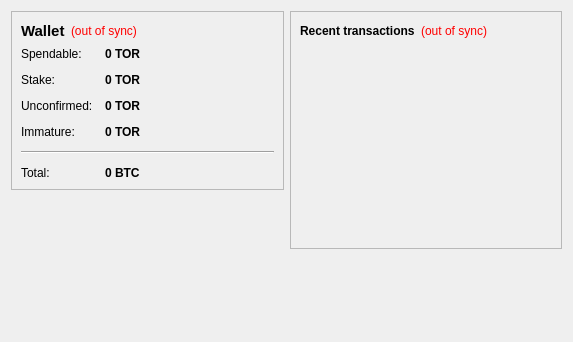
<?xml version="1.0" encoding="UTF-8"?>
<ui version="4.0">
 <class>OverviewPage</class>
 <widget class="QWidget" name="OverviewPage">
  <property name="geometry">
   <rect>
    <x>0</x>
    <y>0</y>
    <width>573</width>
    <height>342</height>
   </rect>
  </property>
  <property name="windowTitle">
   <string>Form</string>
  </property>
  <layout class="QHBoxLayout" name="horizontalLayout" stretch="1,1">
   <item>
    <layout class="QVBoxLayout" name="verticalLayout_2">
     <item>
      <widget class="QFrame" name="frame">
       <property name="frameShape">
        <enum>QFrame::StyledPanel</enum>
       </property>
       <property name="frameShadow">
        <enum>QFrame::Raised</enum>
       </property>
       <layout class="QVBoxLayout" name="verticalLayout_4">
        <item>
         <layout class="QHBoxLayout" name="horizontalLayout_4">
          <item>
           <widget class="QLabel" name="label_5">
            <property name="font">
             <font>
              <pointsize>11</pointsize>
              <weight>75</weight>
              <bold>true</bold>
             </font>
            </property>
            <property name="text">
             <string>Wallet</string>
            </property>
           </widget>
          </item>
          <item>
           <widget class="QLabel" name="labelWalletStatus">
            <property name="toolTip">
             <string>The displayed information may be out of date. Your wallet automatically synchronizes with the WinCoin network after a connection is established, but this process has not completed yet.</string>
            </property>
            <property name="styleSheet">
             <string notr="true">QLabel { color: red; }</string>
            </property>
            <property name="text">
             <string notr="true">(out of sync)</string>
            </property>
            <property name="alignment">
             <set>Qt::AlignLeading|Qt::AlignLeft|Qt::AlignVCenter</set>
            </property>
           </widget>
          </item>
          <item>
           <spacer name="horizontalSpacer_2">
            <property name="orientation">
             <enum>Qt::Horizontal</enum>
            </property>
            <property name="sizeHint" stdset="0">
             <size>
              <width>40</width>
              <height>20</height>
             </size>
            </property>
           </spacer>
          </item>
         </layout>
        </item>
        <item>
         <layout class="QFormLayout" name="formLayout_2">
          <property name="fieldGrowthPolicy">
           <enum>QFormLayout::AllNonFixedFieldsGrow</enum>
          </property>
          <property name="horizontalSpacing">
           <number>12</number>
          </property>
          <property name="verticalSpacing">
           <number>12</number>
          </property>
          <item row="0" column="0">
           <widget class="QLabel" name="label">
            <property name="text">
             <string>Spendable:</string>
            </property>
           </widget>
          </item>
          <item row="0" column="1">
           <widget class="QLabel" name="labelBalance">
            <property name="font">
             <font>
              <weight>75</weight>
              <bold>true</bold>
             </font>
            </property>
            <property name="cursor">
             <cursorShape>IBeamCursor</cursorShape>
            </property>
            <property name="toolTip">
             <string>Your current spendable balance</string>
            </property>
            <property name="text">
             <string notr="true">0 TOR</string>
            </property>
            <property name="textInteractionFlags">
             <set>Qt::LinksAccessibleByMouse|Qt::TextSelectableByKeyboard|Qt::TextSelectableByMouse</set>
            </property>
           </widget>
          </item>
          <item row="1" column="0">
           <widget class="QLabel" name="label_6">
            <property name="text">
             <string>Stake:</string>
            </property>
           </widget>
          </item>
          <item row="1" column="1">
           <widget class="QLabel" name="labelStake">
            <property name="font">
             <font>
              <weight>75</weight>
              <bold>true</bold>
             </font>
            </property>
            <property name="cursor">
             <cursorShape>IBeamCursor</cursorShape>
            </property>
            <property name="toolTip">
             <string>Total of coins that was staked, and do not yet count toward the current balance</string>
            </property>
            <property name="text">
             <string notr="true">0 TOR</string>
            </property>
            <property name="textInteractionFlags">
             <set>Qt::LinksAccessibleByMouse|Qt::TextSelectableByKeyboard|Qt::TextSelectableByMouse</set>
            </property>
           </widget>
          </item>
          <item row="2" column="0">
           <widget class="QLabel" name="label_3">
            <property name="text">
             <string>Unconfirmed:</string>
            </property>
           </widget>
          </item>
          <item row="2" column="1">
           <widget class="QLabel" name="labelUnconfirmed">
            <property name="font">
             <font>
              <weight>75</weight>
              <bold>true</bold>
             </font>
            </property>
            <property name="cursor">
             <cursorShape>IBeamCursor</cursorShape>
            </property>
            <property name="toolTip">
             <string>Total of transactions that have yet to be confirmed, and do not yet count toward the current balance</string>
            </property>
            <property name="text">
             <string notr="true">0 TOR</string>
            </property>
            <property name="textInteractionFlags">
             <set>Qt::LinksAccessibleByMouse|Qt::TextSelectableByKeyboard|Qt::TextSelectableByMouse</set>
            </property>
           </widget>
          </item>
          <item row="3" column="0">
           <widget class="QLabel" name="labelImmatureText">
            <property name="text">
             <string>Immature:</string>
            </property>
           </widget>
          </item>
          <item row="3" column="1">
           <widget class="QLabel" name="labelImmature">
            <property name="font">
             <font>
              <weight>75</weight>
              <bold>true</bold>
             </font>
            </property>
            <property name="toolTip">
             <string>Mined balance that has not yet matured</string>
            </property>
            <property name="text">
             <string notr="true">0 TOR</string>
            </property>
            <property name="textInteractionFlags">
             <set>Qt::LinksAccessibleByMouse|Qt::TextSelectableByKeyboard|Qt::TextSelectableByMouse</set>
            </property>
           </widget>
          </item>
          <item row="4" column="0" colspan="2">
           <widget class="Line" name="line">
            <property name="orientation">
             <enum>Qt::Horizontal</enum>
            </property>
           </widget>
          </item>
          <item row="5" column="0">
           <widget class="QLabel" name="labelTotalText">
            <property name="text">
             <string>Total:</string>
            </property>
           </widget>
          </item>
          <item row="5" column="1">
           <widget class="QLabel" name="labelTotal">
            <property name="font">
             <font>
              <weight>75</weight>
              <bold>true</bold>
             </font>
            </property>
            <property name="cursor">
             <cursorShape>IBeamCursor</cursorShape>
            </property>
            <property name="toolTip">
             <string>Your current total balance</string>
            </property>
            <property name="text">
             <string notr="true">0 BTC</string>
            </property>
            <property name="textInteractionFlags">
             <set>Qt::LinksAccessibleByMouse|Qt::TextSelectableByKeyboard|Qt::TextSelectableByMouse</set>
            </property>
           </widget>
          </item>
         </layout>
        </item>
       </layout>
      </widget>
     </item>
     <item>
      <spacer name="verticalSpacer">
       <property name="orientation">
        <enum>Qt::Vertical</enum>
       </property>
       <property name="sizeHint" stdset="0">
        <size>
         <width>20</width>
         <height>40</height>
        </size>
       </property>
      </spacer>
     </item>
     <item>
      <widget class="QLabel" name="label_2">
       <property name="text">
        <string/>
       </property>
       <property name="pixmap">
        <pixmap resource="../bitcoin.qrc">:/icons/WinCoin</pixmap>
       </property>
      </widget>
     </item>
    </layout>
   </item>
   <item>
    <layout class="QVBoxLayout" name="verticalLayout_3">
     <item>
      <widget class="QFrame" name="frame_2">
       <property name="frameShape">
        <enum>QFrame::StyledPanel</enum>
       </property>
       <property name="frameShadow">
        <enum>QFrame::Raised</enum>
       </property>
       <layout class="QVBoxLayout" name="verticalLayout">
        <item>
         <layout class="QHBoxLayout" name="horizontalLayout_2">
          <item>
           <widget class="QLabel" name="label_4">
            <property name="text">
             <string>&lt;b&gt;Recent transactions&lt;/b&gt;</string>
            </property>
           </widget>
          </item>
          <item>
           <widget class="QLabel" name="labelTransactionsStatus">
            <property name="toolTip">
             <string>The displayed information may be out of date. Your wallet automatically synchronizes with the WinCoin network after a connection is established, but this process has not completed yet.</string>
            </property>
            <property name="styleSheet">
             <string notr="true">QLabel { color: red; }</string>
            </property>
            <property name="text">
             <string notr="true">(out of sync)</string>
            </property>
            <property name="alignment">
             <set>Qt::AlignRight|Qt::AlignTrailing|Qt::AlignVCenter</set>
            </property>
           </widget>
          </item>
          <item>
           <spacer name="horizontalSpacer">
            <property name="orientation">
             <enum>Qt::Horizontal</enum>
            </property>
            <property name="sizeHint" stdset="0">
             <size>
              <width>40</width>
              <height>20</height>
             </size>
            </property>
           </spacer>
          </item>
         </layout>
        </item>
        <item>
         <widget class="QListView" name="listTransactions">
          <property name="styleSheet">
           <string notr="true">QListView { background: transparent; }</string>
          </property>
          <property name="frameShape">
           <enum>QFrame::NoFrame</enum>
          </property>
          <property name="verticalScrollBarPolicy">
           <enum>Qt::ScrollBarAlwaysOff</enum>
          </property>
          <property name="horizontalScrollBarPolicy">
           <enum>Qt::ScrollBarAlwaysOff</enum>
          </property>
          <property name="selectionMode">
           <enum>QAbstractItemView::NoSelection</enum>
          </property>
         </widget>
        </item>
       </layout>
      </widget>
     </item>
     <item>
      <spacer name="verticalSpacer_2">
       <property name="orientation">
        <enum>Qt::Vertical</enum>
       </property>
       <property name="sizeHint" stdset="0">
        <size>
         <width>20</width>
         <height>40</height>
        </size>
       </property>
      </spacer>
     </item>
    </layout>
   </item>
  </layout>
 </widget>
 <resources>
  <include location="../bitcoin.qrc"/>
 </resources>
 <connections/>
</ui>
